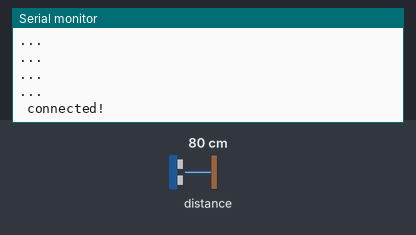
The sketch below on a simulated ESP32. Parts: the last lines printed to the serial monitor. Inputs (shaded band) come from the test bench; at power-on: distance to the obstacle 80 cm. WiFi joins after 1.5 s; servers stay silent unless stated; uploads are accepted with an empty reply.

Above: at 2.7 s.
2.8 s: distance to the obstacle set to 2 cm
At 16.1 s:
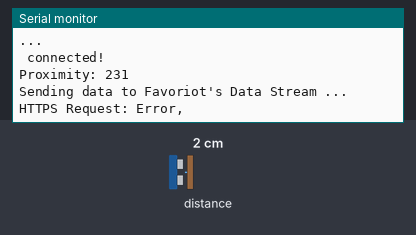
16.5 s: distance to the obstacle set to 4 cm
At 30.39 s:
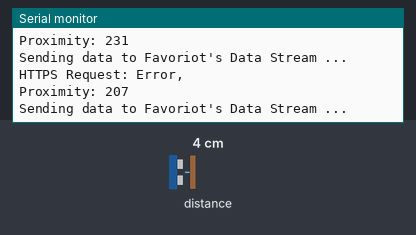

Measured:
- after the input at 2.8 s, the serial monitor: prints a new line after 12.2 s (image 1)
- after the input at 16.5 s, the serial monitor: prints a new line after 13.7 s (image 2)

The sketch:

ESP32_APDS9960_HTTPS.ino
```cpp
#include <WiFi.h>                   // Untuk WiFi connection
#include <HTTPClient.h>             // untuk hantar dan terima data guna http protocol
#include <NetworkClientSecure.h>    // Untuk secure data yang dihantar
#include "FavoriotCA.h"             // cerification authentication untuk security (hhtps)
#include <Adafruit_APDS9960.h>

Adafruit_APDS9960 apds;

const char ssid[]= "YOUR_WIFI_SSID";
const char password[] = "YOUR_WIFI_PASSWORD";
const char deviceDeveloperID[] = "YOUR_DEVICE_DEVELOPER_ID";
const char deviceAccessToken[] = "YOUR_DEVICE_ACCESS_TOKEN";
const char Apikey[] = "YOUR_API_KEY";

String ReceiveResponse;
long previousMillis = 0;

void connectToWiFi();
void SendData();

void connectToWiFi() {
  Serial.print("Connecting to Wi-Fi '" + String(ssid) + "' ...");
  WiFi.begin(ssid, password);
  while(WiFi.status() != WL_CONNECTED){
    Serial.println("...");
    delay (250);
  }
  Serial.println(" connected!");
}

void setup(){
  Serial.begin (115200);
  if (!apds.begin()){
    Serial.println("Not detecting the BME280 sensor");
  }
  apds.enableProximity(true);
  connectToWiFi();
}

void loop(){
  if (WiFi.status() != WL_CONNECTED) {
    connectToWiFi();
  }
  SendData();
  delay (250);
}

void SendData(){
  if(millis() - previousMillis > 15000){
    previousMillis = millis();

    Serial.println("Proximity: " + String(apds.readProximity()));

    String json = "{\"device_developer_id\":\"" + String(deviceDeveloperID) + "\",\"data\":{";
          json += "\"proximity\":\"" + String(apds.readProximity()) + "\",";
          json += "}}";

    Serial.println("\nSending data to Favoriot's Data Stream ...");
    NetworkClientSecure *client = new NetworkClientSecure;
    if(client) {
      client -> setCACert(FavoriotCA);
      HTTPClient https;
      https.begin("https://apiv2.favoriot.com/v2/streams");
      https.addHeader("Content-Type", "application/json");
      https.addHeader("Apikey", Apikey);

      int httpCode = https.POST(json);
      if(httpCode > 0){
        Serial.print("HTTPS Request: ");
        httpCode == 201 ? Serial.print("Success, ") : Serial.print("Error, ");
        Serial.println(https.getString());
      } else{
        Serial.println("> HTTPS Request Connection Error!");
      }
      https.end();
      delete client;
    } else{
      Serial.println("Unable to create secure client connection!");
    }
  }
}
```
